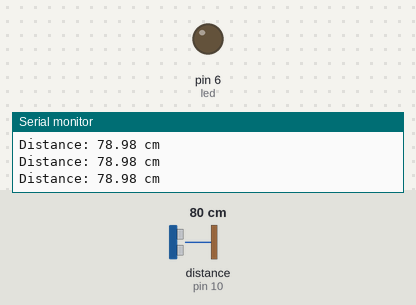
This sketch was run on a simulated Arduino Uno, built with avr-gcc and run on an emulated ATmega328P. Parts: output pins drawn as LEDs (lit = HIGH), the last lines printed to the serial monitor. Wiring (inferred from the names in the program): ultrasonic range finder: trigger pin 9; echo pin 10. The inputs (shaded band) are chosen by the test bench; at power-on: distance to the obstacle (sensor on pin 10) 80 cm. The echo pulse lasts 58.3 µs per cm; pins used as bus, display or sensor lines are not drawn.

Above: at 1.2 s.
1.3 s: distance to the obstacle (sensor on pin 10) set to 2 cm
At 2.1 s:
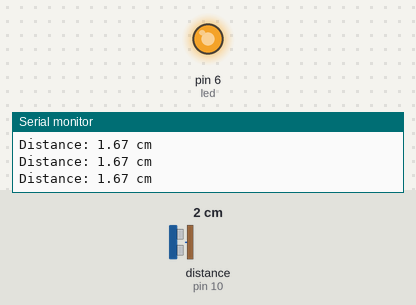
2.8 s: distance to the obstacle (sensor on pin 10) set to 4 cm
At 3.3 s:
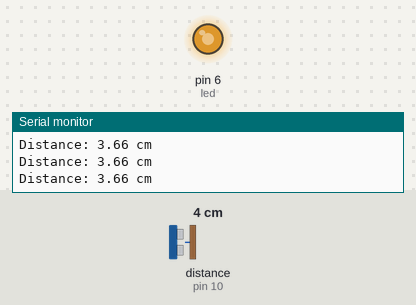
4.3 s: distance to the obstacle (sensor on pin 10) set to 9 cm
At 5.7 s:
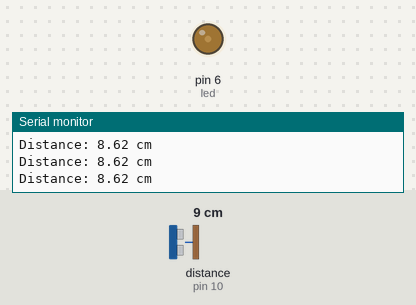
Timing chart, 0 to 7.3 s (numbered marks = the images above; inputs shaded):
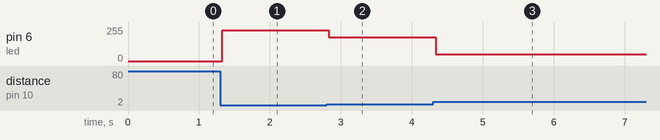

Measured:
- after the input at 1.3 s, pin 6 (led): 0/255 → 230/255 at once
- after the input at 2.8 s, pin 6 (led): 230/255 → 179/255 at once
- after the input at 4.3 s, pin 6 (led): 179/255 → 51/255 at once

The sketch:

Ultrasonic_proximity_sensor.ino
```cpp
const int trig = 9;
const int echo = 10;
const int led = 6;
//added a variable for cleaner coding
const int threshold = 10;

void setup() {
pinMode(trig, OUTPUT);
pinMode(echo, INPUT);
pinMode(led, OUTPUT);
Serial.begin(9600);  //turn on communication between the arduino and computer
}

void loop() {
digitalWrite(trig, LOW);
delayMicroseconds(2);
digitalWrite(trig, HIGH);
delayMicroseconds(10);
digitalWrite(trig, LOW);

long duration = pulseIn(echo, HIGH);  //can hold up to 2.1 billion whole numbers
float distance = duration * 0.034/2;  //sound travels for about 340 centimeters per second, divide to 2 since the signal bounced back
//print out in serial monitor
Serial.print("Distance: ");
Serial.print(distance);
Serial.println(" cm");

if (distance < threshold) {
  int brightness = map(distance, 0, threshold, 255, 0); //use map(value to change, old min, old max, min out, max out)
  brightness = constrain(brightness, 0, 255); //brightness only vary from 0 to 255 based on the distance
  analogWrite(led, brightness);
}
else {
  analogWrite(led, 0);
}

}
```
